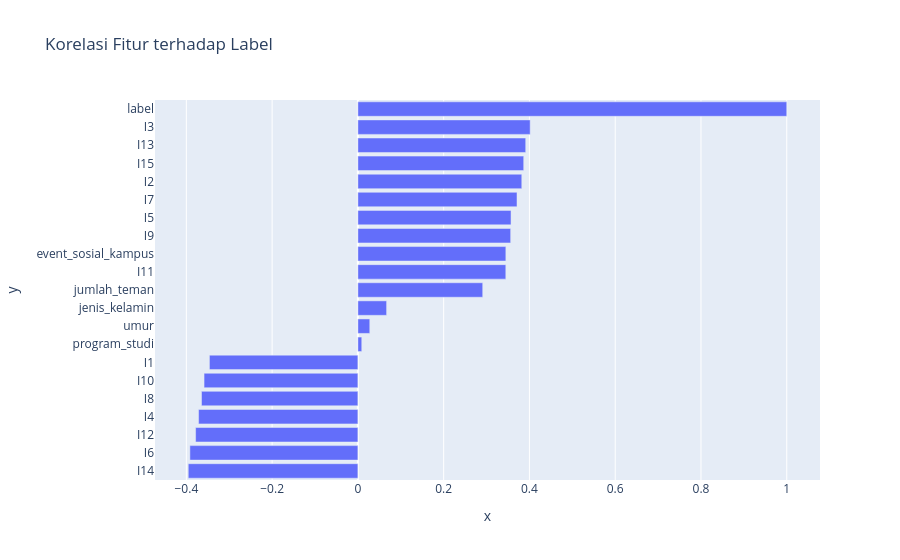

Notebook code for this chart:
### Code cell
# Korelasi Fitur terhadap Label
df_corr = X.copy()
df_corr['label'] = y

target_corr = df_corr.corr()['label'].sort_values()

fig = px.bar(
    x=target_corr.values,
    y=target_corr.index,
    orientation='h',
    title='Korelasi Fitur terhadap Label'
)

fig.show()

### Figure 1 — Plotly figure (JSON) as saved in the notebook; plotly's stock layout.template omitted (floating-point values rounded to 4 significant figures)
{"data": [{"hovertemplate": "x=%{x}<br>y=%{y}<extra></extra>", "legendgroup": "", "marker": {"color": "#636efa", "pattern": {"shape": ""}}, "name": "", "orientation": "h", "showlegend": false, "textposition": "auto", "type": "bar", "x": [-0.3956, -0.3917, -0.3784, -0.3715, -0.3647, -0.3587, -0.3462, 0.00902, 0.0277, 0.06693, 0.2911, 0.3449, 0.345, 0.3562, 0.3571, 0.371, 0.3822, 0.3866, 0.3913, 0.4017, 1.0], "xaxis": "x", "y": ["I14", "I6", "I12", "I4", "I8", "I10", "I1", "program_studi", "umur", "jenis_kelamin", "jumlah_teman", "I11", "event_sosial_kampus", "I9", "I5", "I7", "I2", "I15", "I13", "I3", "label"], "yaxis": "y"}], "layout": {"barmode": "relative", "legend": {"tracegroupgap": 0}, "title": {"text": "Korelasi Fitur terhadap Label"}, "xaxis": {"anchor": "y", "domain": [0, 1], "title": {"text": "x"}}, "yaxis": {"anchor": "x", "domain": [0, 1], "title": {"text": "y"}}}}
